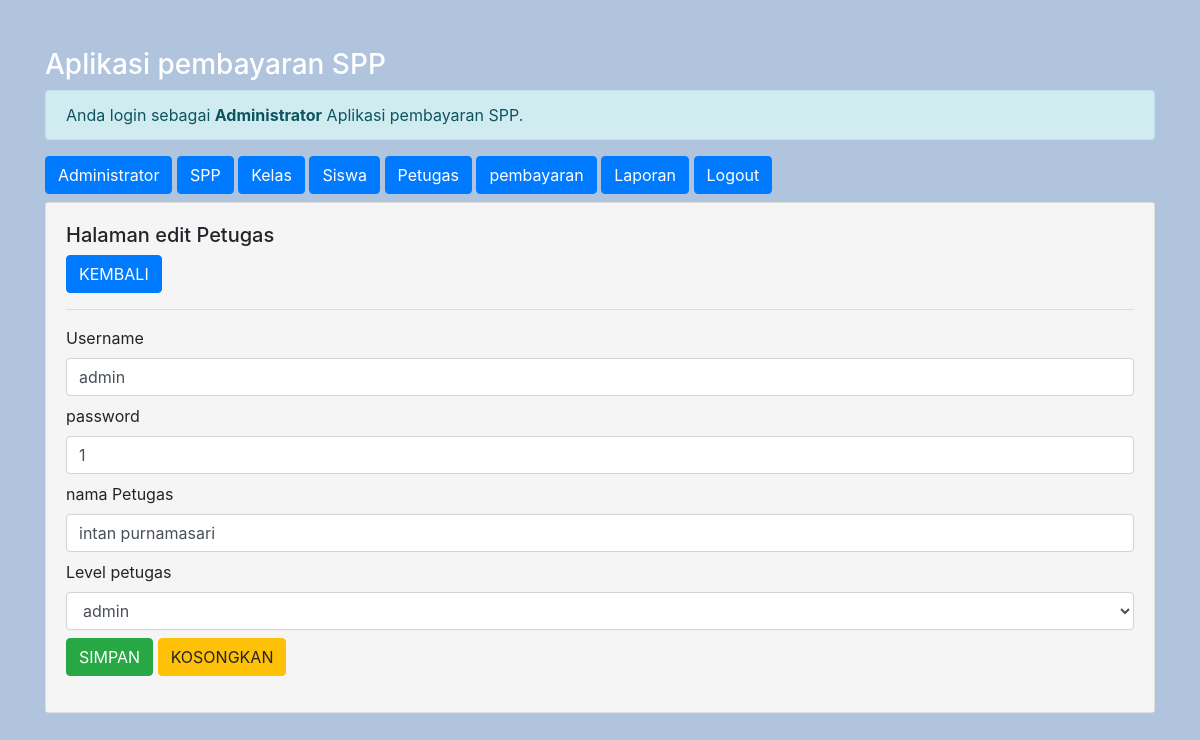
The app's page /admin/admin.php?url=edit-petugas&id_petugas=8 (signed in) with its own data.
### tables this page shows
CREATE TABLE `petugas` (
  `id_petugas` int(11) NOT NULL,
  `username` varchar(25) NOT NULL,
  `password` varchar(32) NOT NULL,
  `nama_petugas` varchar(35) NOT NULL,
  `level` enum('admin','petugas') NOT NULL
);

### admin/edit-petugas.php (the view, shortened to what this page needs)
<?php
$id_petugas = $_GET['id_petugas'];
include'../koneksi.php';
$sql = "SELECT*FROM petugas WHERE id_petugas='$id_petugas'";
$query = mysqli_query($koneksi, $sql);
$data = mysqli_fetch_array($query);
 ?>
<h5>Halaman edit Petugas</h5>
<a href="?url=petugas" class="btn btn-primary">KEMBALI</a>
<hr>
<form method="post" action="?url=proses-edit-petugas&id_petugas=<?= $id_petugas; ?>">
	<div class="form-group mb-2">
		<label>Username</label>
		<input value="<?= $data['username'] ?>" type="text" name="username" class="form-control" required>
	</div>
	<div class="form-group mb-2">
		<label>password</label>
		<input value="<?= $data['password'] ?>" type="text" name="password" class="form-control" required>
	</div>
	<div class="form-group mb-2">
		<label>nama Petugas</label>
		<input value="<?= $data['nama_petugas'] ?>" type="text" name="nama_petugas" class="form-control" required>
	</div>
	<div class="form-group mb-2">
		<label>Level petugas</label>
		<select name="level" class="form-control" required>
		<option value="<?= $data['level'] ?>"><?= $data['level'] ?></option>
		</select>
	</div>
	<div class="form-group">
		<button type="submit" class="btn btn-success">SIMPAN</button>
		<button type="reset" class="btn btn-warning">KOSONGKAN</button>
	</div>
</form>

### records on screen
petugas: username "admin", password "1", nama_petugas "intan purnamasari", level "admin"
